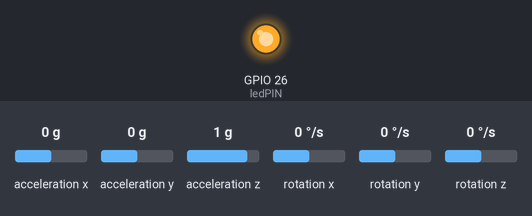
Recording of a sketch running on a simulated ESP32. Shown: output pins drawn as LEDs (lit = HIGH). The test bench sets the inputs (shaded band); at power-on: acceleration x 0 g, acceleration y 0 g, acceleration z 1 g, rotation x 0 °/s, rotation y 0 °/s, rotation z 0 °/s. WiFi joins after 1.5 s; servers stay silent unless stated; what the sketch prints to the serial monitor is not drawn.

Above: at 12.1 s.
At 44.8 s:
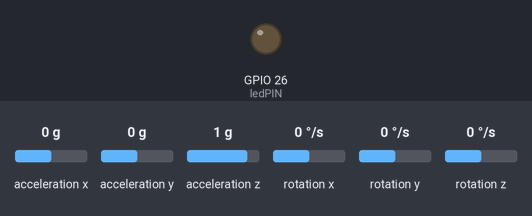
Timing chart, 0 to 46.3 s (numbered marks = the images above):
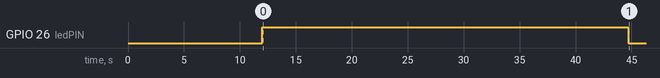

Measured:
- by itself, GPIO 26 (ledPIN): HIGH → LOW at 44.7 s

The sketch:

ImplementacionMQTT.ino
```cpp
/* Redes de Sensores Electronicos
 * Implementacion usada para la prediccion de los movimientos
 */

// LIBRERIAS:
#include <MPU9250_asukiaaa.h>                //Acelerometro
#include "WiFi.h"                            //WiFi
#include "time.h"                            //Hora
#include "config.h"                          //MQTT

// VARIABLES CAPTURA DE DATOS
const int ttotal = 16;                               // Tiempo total (segundos) de captura de datos
const int period = 50000;                              // Tmuestreo en useg (20 Hz)
const float period_s = float(period)/1000000.0;        // Tmuestreo en seg  (20 hz)
const int maxCont = round(ttotal*1000000/period);      // Numero de muestras a tomar
const int w_seg = 4;                                   // Tiempo en seg de cada ventana
const int w_muestras = round(float(w_seg)/period_s);   // Num. de veces que se capturan datos por ventana
int cont_buffer1 = 0;                                  // Contador para controlar abuffer
int cont_buffer2 = 0;                                  // Contador para controlar bbuffer
bool inicio = true;                                    // Sirve para desfasar un 50% los buffers
const int ledPIN = 26;                                 // LED que se enciende mientras se toman datos
bool cogerDatos = true;                                // Condicion para realizar o no, el muestreo

// VARIABLES ACELERACION
#ifdef _ESP32_HAL_I2C_H_
#define SDA_PIN 21
#define SCL_PIN 22
#endif
MPU9250_asukiaaa mySensor;
float aX, aY, aZ;                            // Aceleraciones de cada eje
float aXprev, aYprev, aZprev;                // Valores previos de aceleracion
float asumay=0.0, asumaz=0.0;                // Para las "integrales" del abuffer
float bsumay=0.0, bsumaz=0.0;                // Para las "integrales" del bbuffer
float xdiff = 0.0, ydiff = 0.0, zdiff = 0.0; // Sumatorio de variaciones en abbufer // Sumatorio de variaciones en bbbufer
float asumaTdiff = 0.0, bsumaTdiff = 0.0;    // Sumatorio abs. de variaciones en todos los ejes

// WIFI
const char* ssid = "OrdenadorJavier";
const char* password = "holaquetal";

// MQTT (Adafruit IO)
String icon_IO = "";                            // Variables asociadas a los indicadores de luz
String textIO = "";
AdafruitIO_Feed *iconIO = io.feed("iconIO");    // Preparamos todas las feeds
AdafruitIO_Feed *text_IO = io.feed("text_IO");
bool epil = false;                              // Para saber si enviar o no, dato correspondiente a iconIO

// PREDICCION
String prediccion_a; // Para el buffer a
String prediccion_b; // Para el buffer b
String prediccion;

// INTERRUPCION PARA EL MUESTREO
volatile int interruptCounter;                        // Para detectar si se ha entrado en la interrupcion
hw_timer_t * timer = NULL;                            // Seleccion de timer
portMUX_TYPE timerMux = portMUX_INITIALIZER_UNLOCKED; // Para sincronizar variable entre loop e interrupcion
int cont = 0;                                         // Contador del numero de interrupciones

void IRAM_ATTR onTimer() {                            // Funcion de interrupcion
  portENTER_CRITICAL_ISR(&timerMux);
  interruptCounter=1;
  portEXIT_CRITICAL_ISR(&timerMux);
}

// SET-UP
void setup() {
  Serial.begin(115200);
  delay(5000);

  io.connect();                        // Nos conectamos con io.adafruit.com
  while(io.status() < AIO_CONNECTED) { // Esperamos a conectarnos
    delay(1000);
    Serial.println("... ");
  }

  // Comunicacion I2C
  #ifdef _ESP32_HAL_I2C_H_ // For ESP32
    Wire.begin(SDA_PIN, SCL_PIN);
    mySensor.setWire(&Wire);
  #endif
  mySensor.beginAccel();
  if (mySensor.accelUpdate() == 0) {
    aXprev = mySensor.accelX();
    aYprev = mySensor.accelY();
    aZprev = mySensor.accelZ();
  } else {
    // No hacer nada
  }

  // Wi-fi
  //WiFi.begin(ssid, password);
  //while (WiFi.status() != WL_CONNECTED) {
    //delay(1000);
    // Solo salir del bucle si se ha conectado a la red wifi;
  //}

  // Timer
  timer = timerBegin(0, 80, true);             // Canal 0, prescaler de 80 -> freq=80/80=1 MHz, y conteo ascendente
  timerAttachInterrupt(timer, &onTimer, true); // Asignamos el timer a la interrupcion tras producirse el flanco
  timerAlarmWrite(timer, period, true);        // Interrupcion = 50000 conteos (20 Hz). Cada vez que llegue, el conteo se renueva
  timerAlarmEnable(timer);                     // Activamos la interrupcion

  // Led
  pinMode(ledPIN , OUTPUT);
  delay(5000);                 // 5 segundos mas de espera
  digitalWrite(ledPIN , HIGH); // Se enciende el LED avisando de que comienza la toma de datos

}

// LOOP
void loop() {

  io.run(); // Requerimiento de Adafruit IO

  if ((interruptCounter > 0) and (cogerDatos)) {   // Entrada a la interrupcion
    portENTER_CRITICAL(&timerMux);                 // Quitamos flag de interrupcion
    interruptCounter=0;
    portEXIT_CRITICAL(&timerMux);

    ++cont; // Actualizamos contador

    if (mySensor.accelUpdate() == 0) {   // Leemos aceleraciones
        aX = mySensor.accelX();
        aY = mySensor.accelY();
        aZ = mySensor.accelZ();
      }
    else {
      // Nada;
    }

    cont_buffer1 = cont_buffer1 + 3;                              // Actualizamos nmuestras del abuffer

    if ((cont_buffer1 == ((w_muestras*3/2) + 3)) and (inicio)){   // Desfase entre buffers
      cont_buffer2 = 0;
      bsumay = 0.0;
      bsumaz = 0.0;
      bsumaTdiff = 0.0;
      inicio = false;
    }

    cont_buffer2 = cont_buffer2 + 3; // Actualizamos nmuestras del bbuffer

    asumay = asumay + aY;            // Calculo de las "integrales" del abuffer
    asumaz = asumaz + aZ;
    bsumay = bsumay + aY;            // Calculo de las "integrales" del bbuffer
    bsumaz = bsumaz + aZ;

    if ((aX - aXprev)<0.0){          // calculo de las variaciones de aceleracion
      xdiff = aXprev - aX;
    }
    else{
      xdiff = aX - aXprev;
    }

    if ((aY - aYprev)<0.0){
      ydiff = aYprev - aY;
    }
    else{
      ydiff = aY - aYprev;
    }

    if ((aZ - aZprev)<0.0){
      zdiff = aZprev - aZ;
    }
    else{
      zdiff = aZ - aZprev;
    }

    asumaTdiff = asumaTdiff + xdiff + ydiff + zdiff;
    bsumaTdiff = asumaTdiff + xdiff + ydiff + zdiff;

    if (cont_buffer1 == (w_muestras*3)){ // Cuando se llena abuffer

      realizarPrediccion(asumay, asumaz, asumaTdiff); // Llevamos a cabo la prediccion
      prediccion_a = prediccion;
      //enviarMQTT();                                 // Enviamos la prediccion a Adafruit

      cont_buffer1 = 0;          // Inicializamos contador
      asumay =0.0; asumaz =0.0;  // Inicializamos "integral"
      asumaTdiff = 0.0;          // Inicializamos suma de diferencias

    }

    if (cont_buffer2 == (w_muestras*3)){ // Cuando se llena bbuffer

      realizarPrediccion(bsumay, bsumaz, bsumaTdiff); // Llevamos a cabo la prediccion
      prediccion_b = prediccion;
      enviarMQTT();                                   // Enviamos las predicciones a Adafruit

      cont_buffer2 = 0;         // Inicializamos contador
      bsumay =0.0; bsumaz =0.0; // Inicializamos "integral"
      bsumaTdiff = 0.0;         // Inicializamos suma de diferencias
    }

    aXprev = aX;  // Actualizamos valores anteriores
    aYprev = aY;
    aZprev = aZ;

    if (cont > maxCont) {
      cogerDatos = false;
      digitalWrite(ledPIN , LOW); // Se apaga el LED avisando de que termina la toma de datos
    }

  }

}

void realizarPrediccion(float y, float z, float delta){
  //Primero comprobamos si hay poco movimiento (estado sentado):
  if (delta < 4.0){
    //Miramos que forma de sentarse es:
    if (z > 50.0){
      prediccion = "p_sent1";
    }
    else {
      prediccion = "p_sent2";
    }
  }
  //Comprobamos si es EPIL1:
  else if (z>42.0){
    prediccion = "p_epil1";
  }
  //Comprobamos si es EPIL2:
  else if (y < -10.0) {
    prediccion = "p_epil2";
  }
  else{
    prediccion = "p_andar";
  }
}


void enviarMQTT(){ // Funcion a la que se entra cada 2 segundos para enviar los datos
  textIO = prediccion_a + "; " + prediccion_b;
  text_IO->save(textIO);

  if (((prediccion_a == "p_epil1") or (prediccion_b == "p_epil2")) and (not epil)){
    icon_IO = "warning";
    iconIO->save(icon_IO);
    epil = true;
  }

}
```

config.h
```cpp
/************************ Adafruit IO Config *******************************/

// visit io.adafruit.com if you need to create an account,
// or if you need your Adafruit IO key.
#define IO_USERNAME ""
#define IO_KEY ""

/******************************* WIFI **************************************/

// the AdafruitIO_WiFi client will work with the following boards:
//   - HUZZAH ESP8266 Breakout -> https://www.adafruit.com/products/2471
//   - Feather HUZZAH ESP8266 -> https://www.adafruit.com/products/2821
//   - Feather HUZZAH ESP32 -> https://www.adafruit.com/product/3405
//   - Feather M0 WiFi -> https://www.adafruit.com/products/3010
//   - Feather WICED -> https://www.adafruit.com/products/3056
//   - Adafruit PyPortal -> https://www.adafruit.com/product/4116
//   - Adafruit Metro M4 Express AirLift Lite ->
//   https://www.adafruit.com/product/4000
//   - Adafruit AirLift Breakout -> https://www.adafruit.com/product/4201
//   - Adafruit AirLift Shield -> https://www.adafruit.com/product/4285
//   - Adafruit AirLift FeatherWing -> https://www.adafruit.com/product/4264

#define WIFI_SSID "OrdenadorJavier"
#define WIFI_PASS "holaquetal"

// uncomment the following line if you are using airlift
// #define USE_AIRLIFT

// uncomment the following line if you are using winc1500
// #define USE_WINC1500

// comment out the following lines if you are using fona or ethernet
#include "AdafruitIO_WiFi.h"

#if defined(USE_AIRLIFT) || defined(ADAFRUIT_METRO_M4_AIRLIFT_LITE) ||         \
    defined(ADAFRUIT_PYPORTAL)
// Configure the pins used for the ESP32 connection
#if !defined(SPIWIFI_SS) // if the wifi definition isnt in the board variant
// Don't change the names of these #define's! they match the variant ones
#define SPIWIFI SPI
#define SPIWIFI_SS 10 // Chip select pin
#define NINA_ACK 9    // a.k.a BUSY or READY pin
#define NINA_RESETN 6 // Reset pin
#define NINA_GPIO0 -1 // Not connected
#endif
AdafruitIO_WiFi io(IO_USERNAME, IO_KEY, WIFI_SSID, WIFI_PASS, SPIWIFI_SS,
                   NINA_ACK, NINA_RESETN, NINA_GPIO0, &SPIWIFI);
#else
AdafruitIO_WiFi io(IO_USERNAME, IO_KEY, WIFI_SSID, WIFI_PASS);
#endif
/******************************* FONA **************************************/

// the AdafruitIO_FONA client will work with the following boards:
//   - Feather 32u4 FONA -> https://www.adafruit.com/product/3027

// uncomment the following two lines for 32u4 FONA,
// and comment out the AdafruitIO_WiFi client in the WIFI section
// #include "AdafruitIO_FONA.h"
// AdafruitIO_FONA io(IO_USERNAME, IO_KEY);

/**************************** ETHERNET ************************************/

// the AdafruitIO_Ethernet client will work with the following boards:
//   - Ethernet FeatherWing -> https://www.adafruit.com/products/3201

// uncomment the following two lines for ethernet,
// and comment out the AdafruitIO_WiFi client in the WIFI section
// #include "AdafruitIO_Ethernet.h"
// AdafruitIO_Ethernet io(IO_USERNAME, IO_KEY);
```
